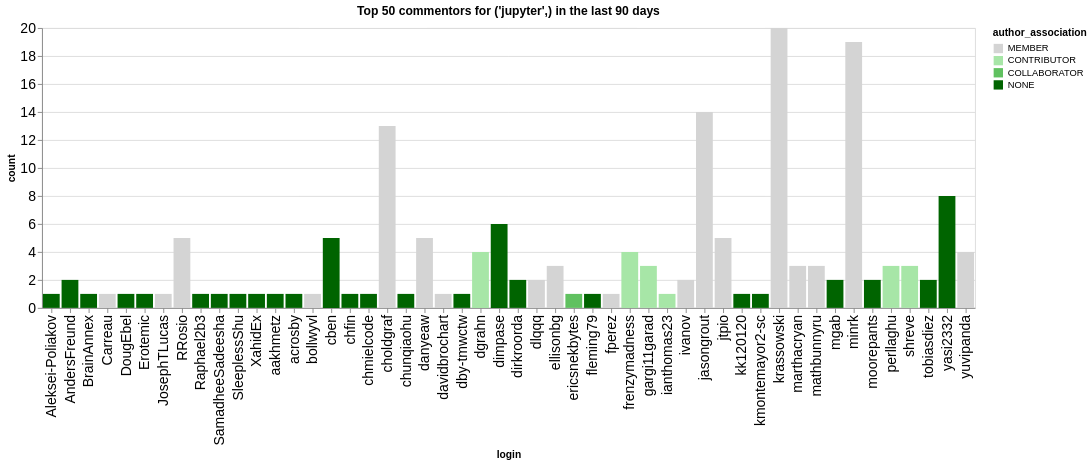

Write notebook code for a chart like this one.
### Code cell
n_plot = 50
charts = []
for ii, (iorg, idata) in enumerate(commentors.groupby(['org'])):
    title = f"Top {n_plot} commentors for {iorg} in the last {n_days} days"
    idata = idata.groupby('login', as_index=False).agg({'count': 'sum', 'author_association': 'first'})
    idata = idata.sort_values('count', ascending=False).head(n_plot)
    ch = alt.Chart(data=idata.head(n_plot), title=title).mark_bar().encode(
        x='login',
        y='count',
        color=alt.Color('author_association', scale=alt.Scale(domain=author_types, range=author_colors))
    )
    charts.append(ch)
alt.hconcat(*charts)

### Figure 1 — Vega-Lite specification as saved in the notebook (floating-point values rounded to 4 significant figures)
{"config": {"axisLeft": {"labelFontSize": 15}, "axisBottom": {"labelFontSize": 15}}, "hconcat": [{"mark": {"type": "bar"}, "encoding": {"color": {"field": "author_association", "scale": {"domain": ["MEMBER", "CONTRIBUTOR", "COLLABORATOR", "NONE"], "range": ["rgb(211.82745098039214, 211.82745098039214, 211.82745098039214)", "rgb(166.98562091503268, 229.89803921568628, 166.98562091503268)", "rgb(96.37647058823529, 192.75294117647059, 96.37647058823529)", "rgb(0.0, 100.3921568627451, 0.0)"]}, "type": "nominal"}, "x": {"field": "login", "type": "nominal"}, "y": {"field": "count", "type": "quantitative"}}, "title": "Top 50 commentors for ('jupyter',) in the last 90 days"}], "data": {"name": "data-82594088908c273a800939beaba4d627"}, "$schema": "https://vega.github.io/schema/vega-lite/v5.20.1.json", "datasets": {"data-82594088908c273a800939beaba4d627": [{"login": "krassowski", "count": 20, "author_association": "MEMBER"}, {"login": "minrk", "count": 19, "author_association": "MEMBER"}, {"login": "jasongrout", "count": 14, "author_association": "MEMBER"}, {"login": "choldgraf", "count": 13, "author_association": "MEMBER"}, {"login": "yasi2332", "count": 8, "author_association": "NONE"}, {"login": "dimpase", "count": 6, "author_association": "NONE"}, {"login": "danyeaw", "count": 5, "author_association": "MEMBER"}, {"login": "jtpio", "count": 5, "author_association": "MEMBER"}, {"login": "RRosio", "count": 5, "author_association": "MEMBER"}, {"login": "cben", "count": 5, "author_association": "NONE"}, {"login": "frenzymadness", "count": 4, "author_association": "CONTRIBUTOR"}, {"login": "dgrahn", "count": 4, "author_association": "CONTRIBUTOR"}, {"login": "yuvipanda", "count": 4, "author_association": "MEMBER"}, {"login": "shreve", "count": 3, "author_association": "CONTRIBUTOR"}, {"login": "mathbunnyru", "count": 3, "author_association": "MEMBER"}, {"login": "marthacryan", "count": 3, "author_association": "MEMBER"}, {"login": "gargi11garad", "count": 3, "author_association": "CONTRIBUTOR"}, {"login": "ellisonbg", "count": 3, "author_association": "MEMBER"}, {"login": "perllaghu", "count": 3, "author_association": "CONTRIBUTOR"}, {"login": "AndersFreund", "count": 2, "author_association": "NONE"}, {"login": "dlqqq", "count": 2, "author_association": "MEMBER"}, {"login": "dirkroorda", "count": 2, "author_association": "NONE"}, {"login": "moorepants", "count": 2, "author_association": "NONE"}, {"login": "tobiasdiez", "count": 2, "author_association": "NONE"}, {"login": "mgab", "count": 2, "author_association": "NONE"}, {"login": "ivanov", "count": 2, "author_association": "MEMBER"}, {"login": "Aleksei-Poliakov", "count": 1, "author_association": "NONE"}, {"login": "chfin", "count": 1, "author_association": "NONE"}, {"login": "chmielcode", "count": 1, "author_association": "NONE"}, {"login": "DougEbel", "count": 1, "author_association": "NONE"}, {"login": "Erotemic", "count": 1, "author_association": "NONE"}, {"login": "JosephTLucas", "count": 1, "author_association": "MEMBER"}, {"login": "Raphael2b3", "count": 1, "author_association": "NONE"}, {"login": "BrainAnnex", "count": 1, "author_association": "NONE"}, {"login": "ianthomas23", "count": 1, "author_association": "CONTRIBUTOR"}, {"login": "fperez", "count": 1, "author_association": "MEMBER"}, {"login": "ericsnekbytes", "count": 1, "author_association": "COLLABORATOR"}, {"login": "fleming79", "count": 1, "author_association": "NONE"}, {"login": "davidbrochart", "count": 1, "author_association": "MEMBER"}, {"login": "chunqiaohu", "count": 1, "author_association": "NONE"}, {"login": "dby-tmwctw", "count": 1, "author_association": "NONE"}, {"login": "Carreau", "count": 1, "author_association": "MEMBER"}, {"login": "SamadheeSadeesha", "count": 1, "author_association": "NONE"}, {"login": "SleeplessShu", "count": 1, "author_association": "NONE"}, {"login": "aakhmetz", "count": 1, "author_association": "NONE"}, {"login": "XahidEx", "count": 1, "author_association": "NONE"}, {"login": "acrosby", "count": 1, "author_association": "NONE"}, {"login": "bollwyvl", "count": 1, "author_association": "MEMBER"}, {"login": "kmontemayor2-sc", "count": 1, "author_association": "NONE"}, {"login": "kk120120", "count": 1, "author_association": "NONE"}]}}
